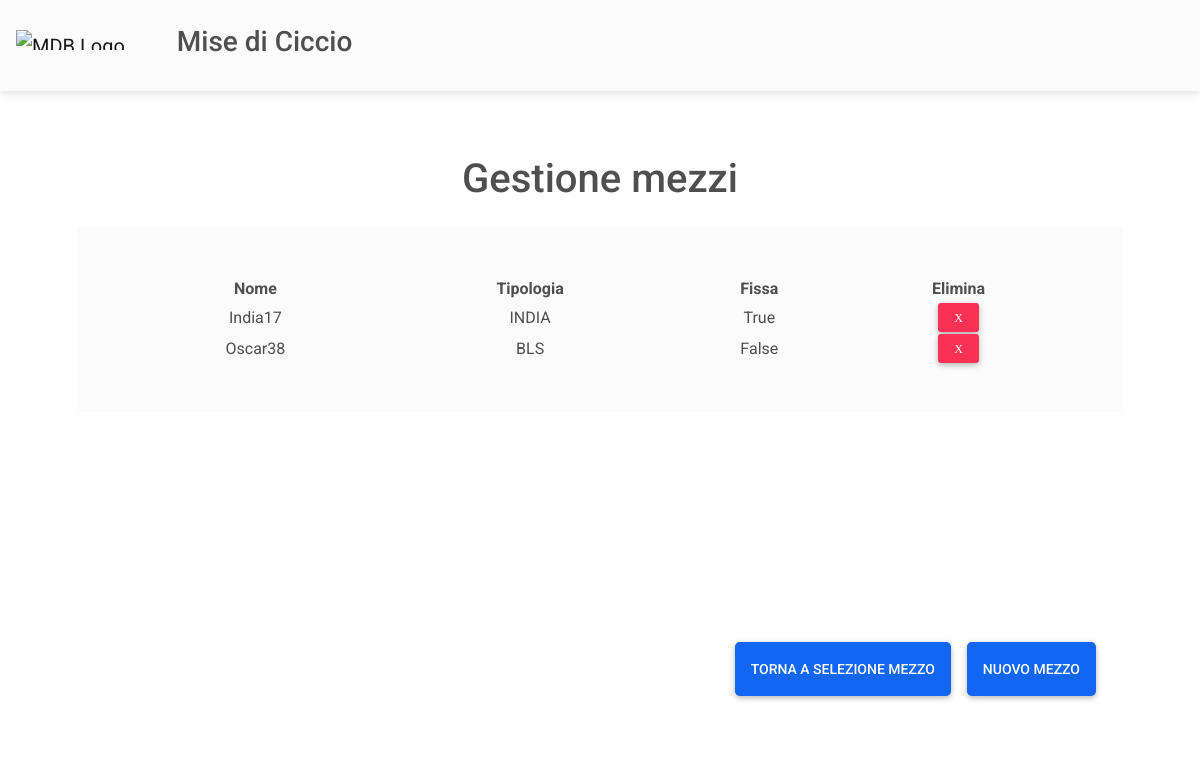
/gestione_mezzi/ (signed in), run on an earlier commit of the app's database.
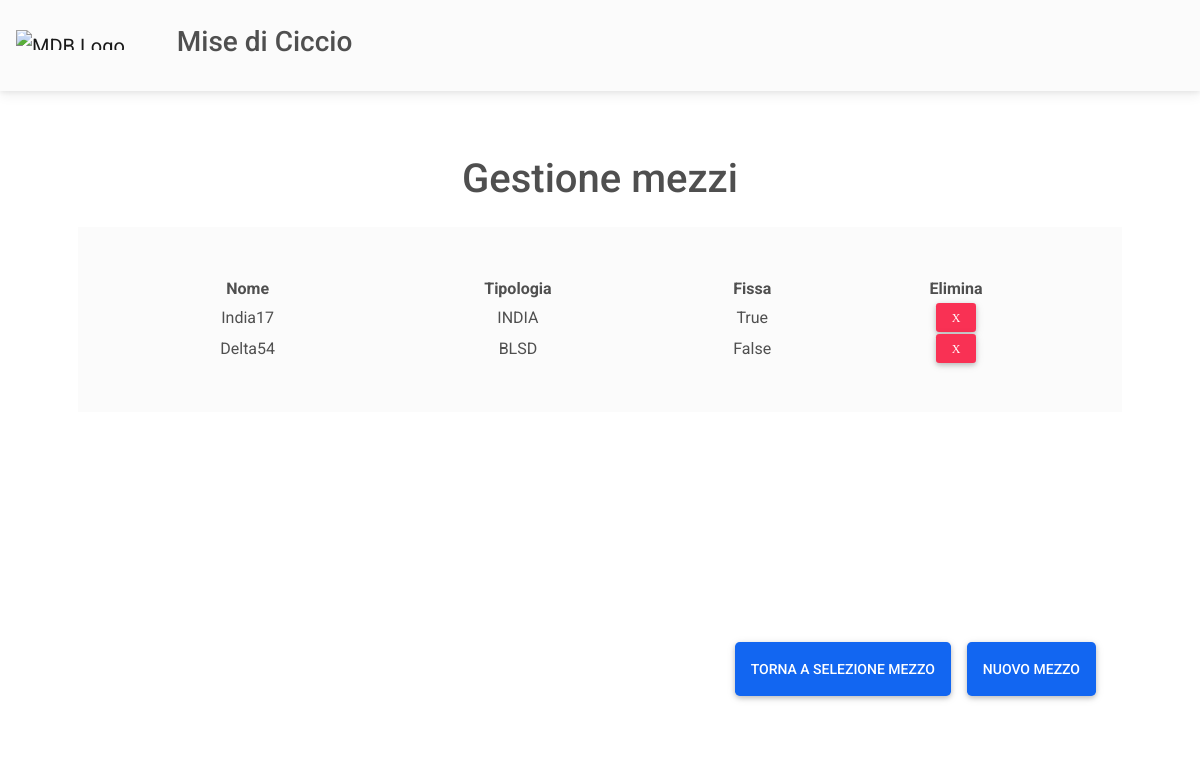
And on a later commit of the database.
### scheda/models.py (models this page shows, shortened)
class MyUser(AbstractUser):
    username = models.CharField(max_length=30, unique=True,
        help_text= ('Required. 30 characters or fewer. Letters, digits and '
                    '@/./+/-/_ only.'))
    is_active = models.BooleanField(default=True)
    staff = models.BooleanField(default=False) # a admin user; non super-user
    admin = models.BooleanField(default=False) # a superuser
    is_operator = models.BooleanField(default=False)
    corporation = models.CharField(max_length=30, blank=True)
    phone = models.CharField(max_length=30, blank=True)
    USERNAME_FIELD = 'username'
    REQUIRED_FIELDS = [] # Email & Password are required by default.
    objects = UserManager()

class Mezzo(models.Model):
    id_mezzo = models.AutoField(primary_key = True)
    nome = models.CharField(unique = True, max_length = 10)
    tipologia = models.CharField(max_length = 10)
    all_day = models.BooleanField(default = False)
    username = models.ForeignKey(MyUser, on_delete = models.CASCADE)
    num_mezzo = models.IntegerField()
    equip_min = models.IntegerField()

### scheda/views.py (the view)
# urls.py: path('gestione_mezzi/', scheda.GestioneMezzi.as_view(), name='gestione_mezzi'),
class GestioneMezzi(generic.View):
    def get(self, request):
        mezzi = Mezzo.objects.filter(username=request.user.id)
        template_name = 'gestione_mezzi.html'
        return render(request, template_name, context={'mezzi':mezzi})

### templates/gestione_mezzi.html (shortened to what this page needs)
{% extends 'base.html' %}
{% load static %}
{% block css %}
<link href="{% static 'css/gestione_mezzi.css' %}" rel="stylesheet">
{% endblock %}
{% block content %}
<nav class="navbar navbar-expand-sm bg-light navbar-light">
    <ul class="navbar-nav ml-auto">
        <li class="nav-item">
            <div class="container m-auto p-3">
                <a class="navbar-brand" href="#">
                  <img
                    src="https://mdbcdn.b-cdn.net/img/logo/mdb-transaprent-noshadows.webp"
                    height="20"
                    alt="MDB Logo"
                    loading="lazy"
                  />
                </a>
            </div>
        </li>
        <li class="nav-item">
            <div class="container p-3">
                <h3>{{request.user.corporation}}</h3>
            </div>
        </li>
    </ul>
</nav>
<div class="d-flex flex-column" style="height: 70vh">
    <div class="container mt-5 text-center bg-white">
        <h1 class="m-3">Gestione mezzi</h1>
    </div>
    <div class="container pt-2 ps-5 pe-5 mb-auto bg-white" style="height: 70vh; overflow: auto;">
        <div class="table-wrapper-scroll-y my-custom-scrollbar p-5 m-0 bg-light">
            <table class="table-responsive w-100 text-center">
                <thead>
                <tr>
                    <th scope="col">Nome</th>
                    <th scope="col">Tipologia</th>
                    <th scope="col">Fissa</th>
                    <th scope="col">Elimina</th>
                </tr>
                </thead>
                <tbody>
                    {% for m in mezzi %}
                        <tr>
                            <td scope="row">{{ m.nome }}</td>
                            <td>{{ m.tipologia }}</td>
                            <td>{{ m.all_day }}</td>
                            <td>
                            <form action="{% url 'delete_mezzo' m.id_mezzo %}" method='post'>
                                <input type="submit" class="btn btn-danger btn-sm px-3 fas fa-times" value='x' onclick='return confirm("Vuoi veramente eliminare il mezzo?");'>
                            </form>
                            </td>
                        </tr>
                    {% endfor %}
                </tbody>
            </table>
        </div>
    </div>
</div>
<div class="container p-5 mt-auto mb-5 me-5 text-center bg-white position-absolute bottom-0 end-0">
    <div class="row">
        <div class="col d-flex justify-content-end">
            <a href="{% url 'home_sc' %}" role="button" class="btn p-3 btn-primary m-2 btn-lg">
                Torna a selezione mezzo
            </a>
            <button type="button" class="btn p-3 btn-primary btn-lg m-2" data-mdb-toggle="modal" data-mdb-target="#nuovomezzo" id="modalbutton">
                Nuovo Mezzo
            </button>
        </div>
    </div>
</div>
{% endblock %}
{% block scripts %}
<link rel="stylesheet" href="https://cdnjs.cloudflare.com/ajax/libs/bootstrap-select/1.13.1/css/bootstrap-select.css" />
{% endblock %}

### templates/base.html (shortened to what this page needs)
{% load static %}
<!DOCTYPE html>
<html lang="en">
<head>
  <link rel="stylesheet" href="https://use.fontawesome.com/releases/v5.15.2/css/all.css">
  <link rel="stylesheet" href="https://maxcdn.bootstrapcdn.com/font-awesome/4.7.0/css/font-awesome.min.css">
  <link href="{% static 'css/bootstrap.min.css' %}" rel="stylesheet">
  <link href="{% static 'css/mdb.min.css' %}" rel="stylesheet">
  <link href="{% static 'css/style.css' %}" rel="stylesheet">
  {% block css %}
  {% endblock %}
</head>
<body>
  <main>
    {% block content %}
    {% endblock %}
  </main>
  {% block scripts %}
  {% endblock %}
</body>
</html>

What changed in the data, as far as the page shows it:
removed Mezzo: nome "Oscar38", tipologia "BLS", all_day "False"
added Mezzo: nome "Delta54", tipologia "BLSD", all_day "False"
